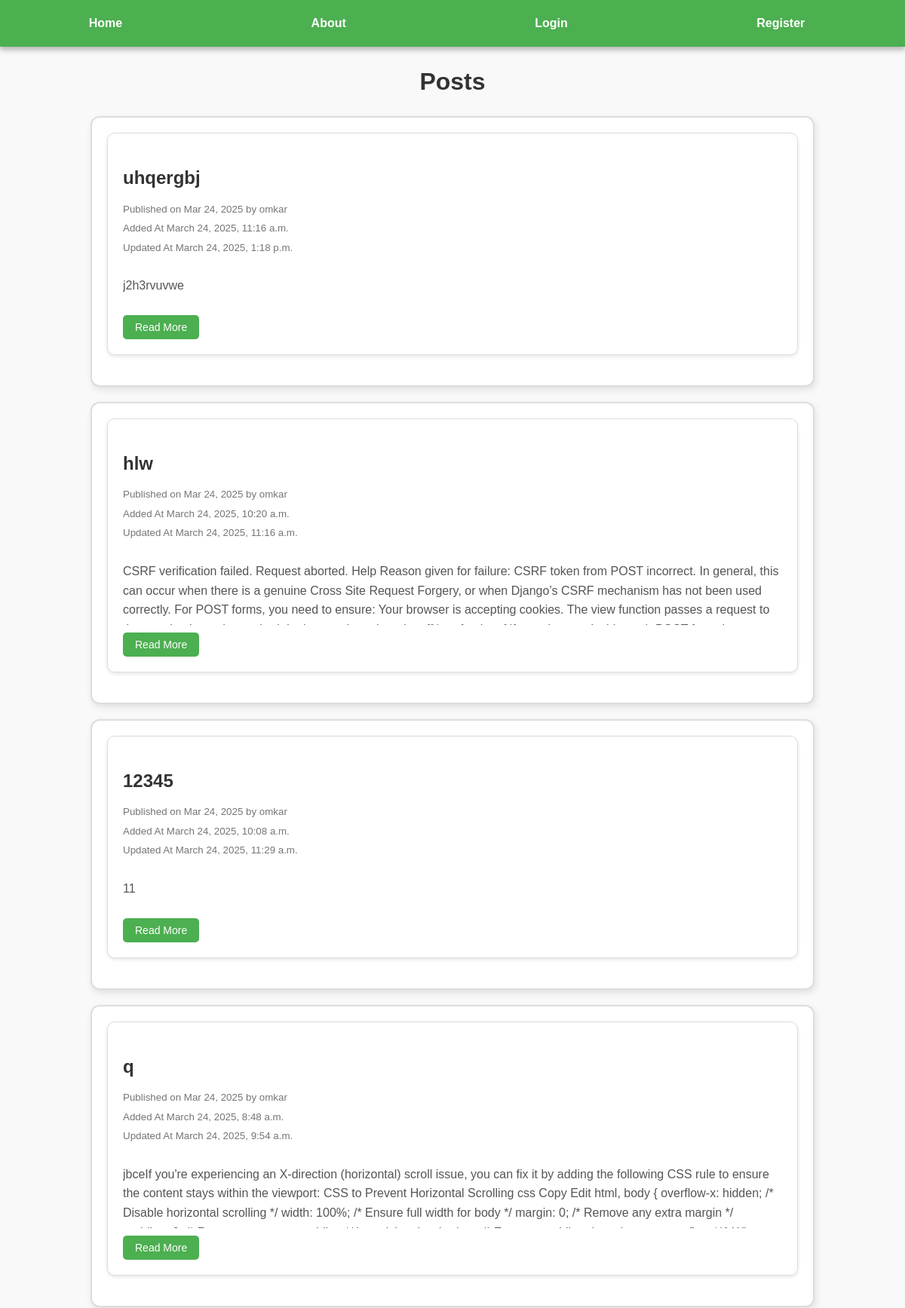
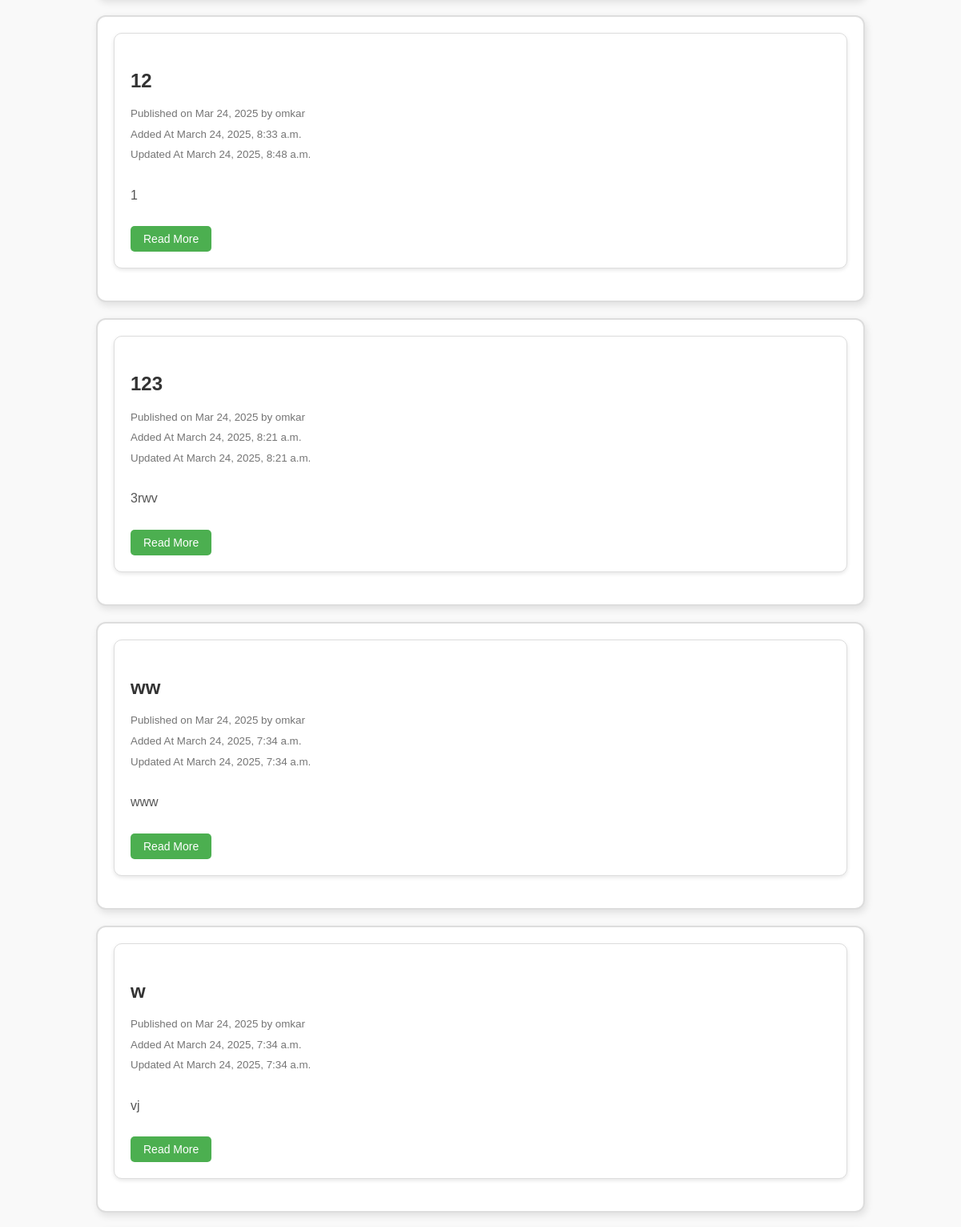
The page / (upper part) on the database its author committed (2 pictures, top to bottom).
### blog/models.py (models this page shows, shortened)
class Post(models.Model):
    title = models.CharField(max_length=100)
    content = models.TextField()
    author = models.ForeignKey(User, on_delete=models.CASCADE)
    added_at = models.DateTimeField(auto_now_add=True)
    last_updated_at = models.DateTimeField(auto_now=True)
    published_at = models.DateTimeField(default=timezone.now)
    image = models.ImageField(upload_to='post_images/', blank=True, null=True)

### blog/views.py (the view, shortened to what this page needs)
# urls.py: path('', HomeView.as_view(), name='blog-home'),
class HomeView(ListView):
    model = Post
    template_name = 'home.html'
    context_object_name = 'posts'
    ordering = ['-id']

### blog/templates/home.html (shortened to what this page needs)
{% extends 'base.html' %}
{% block content %}
<div class="main-container">
  <div class="delete-outer-container">
    <h1 class="post-heading">Posts</h1>
    {% for post in posts %}
    <div class="post-card">
      <div class="text-open-close-container">
        <h2>{{ post.title }}</h2>
        <small>Published on {{ post.published_at | date:"M d, Y" }} by {{ post.author }}</small>
        <br>
        <small>Added At {{ post.added_at }}</small>
        <br>
        <small>Updated At {{ post.last_updated_at }}</small>
        <div class="content-container">
          <p class="post-content">{{ post.content }}</p>
        </div>
        <button class="read-more-btn" onclick="toggleContent(this)">Read More</button>
      </div>
    </div>
    {% endfor %}
  </div>
</div>
{% endblock %}

### blog/templates/base.html (shortened to what this page needs)
<!DOCTYPE html>
<html>
  <head>
  </head>
  <body>
    <nav class="navbar">
      <div class="nav-container">
        {% if  user.is_authenticated %}
          <a href="/">Home</a>
          <a href="/about">About</a>
          <a href="/add_post">Add Post</a>
          {% if request.user.is_superuser %}
            <a href="/admin">Admin</a>
          {% endif %}
          <form method="POST" action="{% url 'logout' %}">
            {% csrf_token %}
            <button class="logout-button" type="submit">Logout</button>
          </form>
        {% else %}
          <a href="/">Home</a>
          <a href="/about">About</a>
          <a href="/login">Login</a>
          <a href="/register">Register</a>
        {% endif %}
      </div>
    </nav>
    {% block content %} {% endblock %}
  </body>
</html>

### blog/templates/base.html (style rules this page uses)
body { font-family: Arial, sans-serif; background-color: #f9f9f9; color: #333; margin: 0; padding: 0; line-height: 1.6; }
h1 { text-align: center; color: #4caf50; }
h2 { color: #2e7d32; }
small { color: #757575; }
.nav-container { display: flex; justify-content: space-around; align-items: center; padding: 10px; margin-bottom: 20px; background-color: #4caf50; }
.nav-container a { color: white; text-decoration: none; }
.post-heading { text-align: center; font-size: 28px; color: #333; margin-bottom: 20px; }
.content-container { max-height: 100px; overflow: hidden; transition: max-height 0.3s ease; }
.read-more-btn { margin-top: 10px; background-color: #007bff; color: white; border: none; padding: 5px 10px; cursor: pointer; border-radius: 5px; font-size: 14px; }
.nav-container a { color: #fff; text-decoration: none; margin-right: 15px; font-weight: bold; }
.main-container { margin: 20px 10%; }
.post-heading { text-align: center; margin-bottom: 20px; font-size: 2rem; }
.post-card { background-color: #ffffff; border: 2px solid #ddd; border-radius: 12px; box-shadow: 2px 4px 10px rgba(0, 0, 0, 0.1); padding: 20px; margin-bottom: 20px; transition: transform 0.2s ease-in-out; }
.read-more-btn, .edit-delete-button button { margin-top: 10px; cursor: pointer; }
.navbar { color: #ffffff; box-shadow: 0 4px 6px rgba(0, 0, 0, 0.1); }
.nav-container { display: flex; justify-content:space-between; width:100%; }
.nav-container a { color: #ffffff; text-decoration: none; font-weight: bold; padding: 8px 15px; border-radius: 5px; transition: background-color 0.3s ease; }
.nav-container { display: flex; justify-content: space-around; background-color: #4CAF50; padding: 10px 0; width: 100%; box-shadow: 0 4px 8px rgba(0, 0, 0, 0.2); }
.nav-container a { color: #fff; text-decoration: none; padding: 8px 16px; border-radius: 5px; font-weight: bold; transition: background-color 0.3s ease; }
.text-open-close-container { background-color: #ffffff; border: 1px solid #ddd; border-radius: 10px; padding: 20px; margin-bottom: 20px; box-shadow: 0 2px 5px rgba(0, 0, 0, 0.1); }
.text-open-close-container h2 { color: #333; margin-bottom: 8px; }
.content-container { margin-top: 10px; color: #555; }
.read-more-btn { background-color: #4CAF50; color: #fff; border: none; padding: 8px 16px; cursor: pointer; border-radius: 5px; transition: background-color 0.3s ease; }

### rows shown on the page
Post: title "uhqergbj", published_at "Mar 24, 2025", author "omkar", added_at "March 24, 2025, 11:16 a.m.", last_updated_at "March 24, 2025, 1:18 p.m.", content "j2h3rvuvwe"
Post: title "hlw", published_at "Mar 24, 2025", author "omkar", added_at "March 24, 2025, 10:20 a.m.", last_updated_at "March 24, 2025, 11:16 a.m.", content "CSRF verification failed. Request aborted. Help Reason given for failure: CSRF token from POST incorrect. In general, this can occur when there is a genuine Cross Site Request Forgery, or when Django’s CSRF mechanism has not been used correctly. For POST forms, you need to ensure: Your browser is accepting cookies. The view function passes a request to…"
Post: title "12345", published_at "Mar 24, 2025", author "omkar", added_at "March 24, 2025, 10:08 a.m.", last_updated_at "March 24, 2025, 11:29 a.m.", content "11"
Post: title "q", published_at "Mar 24, 2025", author "omkar", added_at "March 24, 2025, 8:48 a.m.", last_updated_at "March 24, 2025, 9:54 a.m.", content "jbceIf you're experiencing an X-direction (horizontal) scroll issue, you can fix it by adding the following CSS rule to ensure the content stays within the viewport: CSS to Prevent Horizontal Scrolling css Copy Edit html, body { overflow-x: hidden; /* Disable horizontal scrolling */ width: 100%; /* Ensure full width for body */ margin: 0; /* Remove any extra margin */…"
Post: title "12", published_at "Mar 24, 2025", author "omkar", added_at "March 24, 2025, 8:33 a.m.", last_updated_at "March 24, 2025, 8:48 a.m.", content "1"
Post: title "123", published_at "Mar 24, 2025", author "omkar", added_at "March 24, 2025, 8:21 a.m.", last_updated_at "March 24, 2025, 8:21 a.m.", content "3rwv"
Post: title "ww", published_at "Mar 24, 2025", author "omkar", added_at "March 24, 2025, 7:34 a.m.", last_updated_at "March 24, 2025, 7:34 a.m.", content "www"
Post: title "w", published_at "Mar 24, 2025", author "omkar", added_at "March 24, 2025, 7:34 a.m.", last_updated_at "March 24, 2025, 7:34 a.m.", content "vj"
